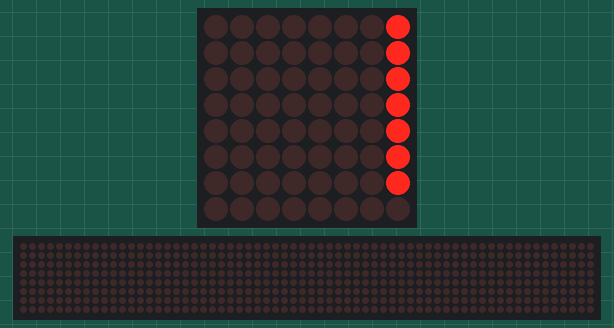
Simulated run of this program. Board: Raspberry Pi (BCM pin numbers). Parts: 8×8 LED matrix, a strip that is not on the board, showing the scrolling text unrolled. The 64×8 strip is a reading aid, not a part: it shows the text the matrix is scrolling, unrolled, one strip-width of it at a time. At 2.8 s the program stops and its outputs stay as they are.

Above: at 0.06 s.
At 0.72 s:
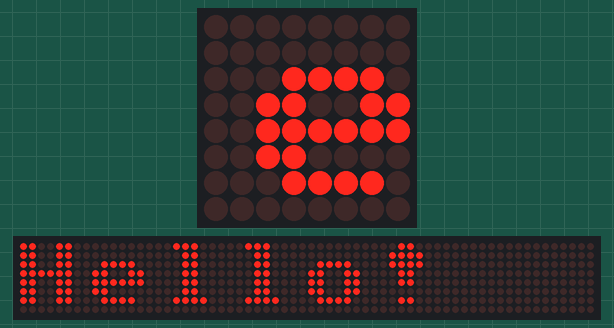
At 1.07 s:
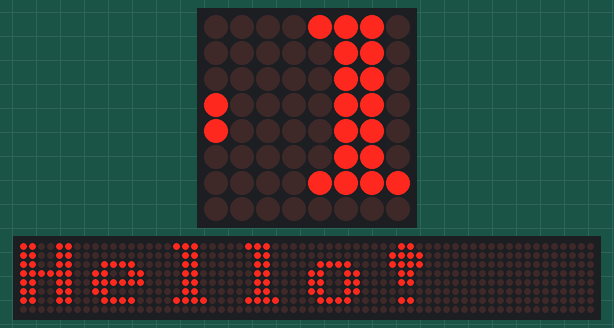
At 1.43 s:
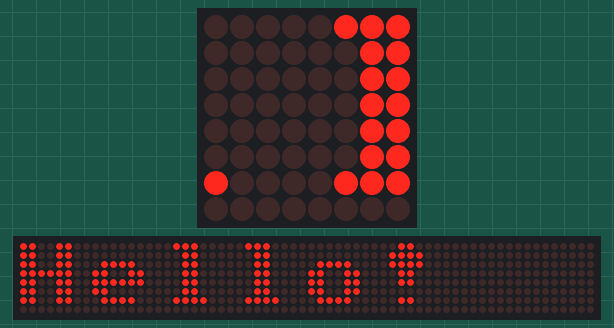
At 2.09 s:
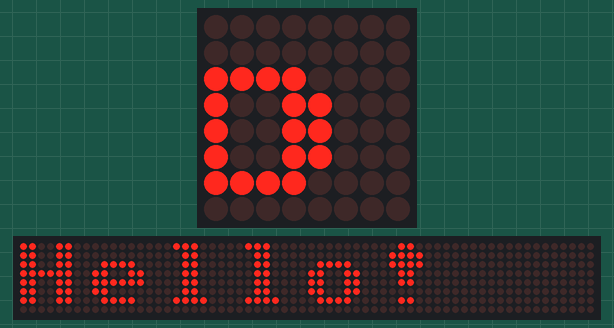
At 2.76 s:
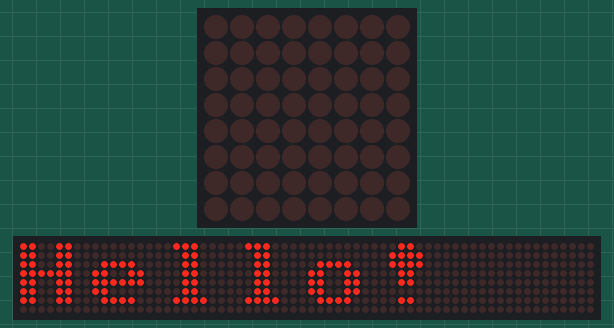

The program:

ledmatrix.py
```python
## this is python 2 code
##
## This code shows a message on an 8 x 8 LED matrix
##
## This is following what's at https://github.com/rm-hull/max7219
## You're going to need to follow directions there (on installing SPI)
## to get this to work on a fresh Raspberry Pi!
##
## For this to work: connect the 1-segment LED matrix to the Raspberry Pi
## Red > Green --> VCC
## Gray > Yellow --> GND
## White > Orange --> DIN
## Gray > Red --> CS
## Purple > Brown --> CLK
##
## This will also work with the 4-segment matrix, but it isn't quite what
## you're expecting. Look at ledmatrix4.py for how to use that.


import max7219.led as led

device = led.matrix()
device.show_message("Hello!")
```
